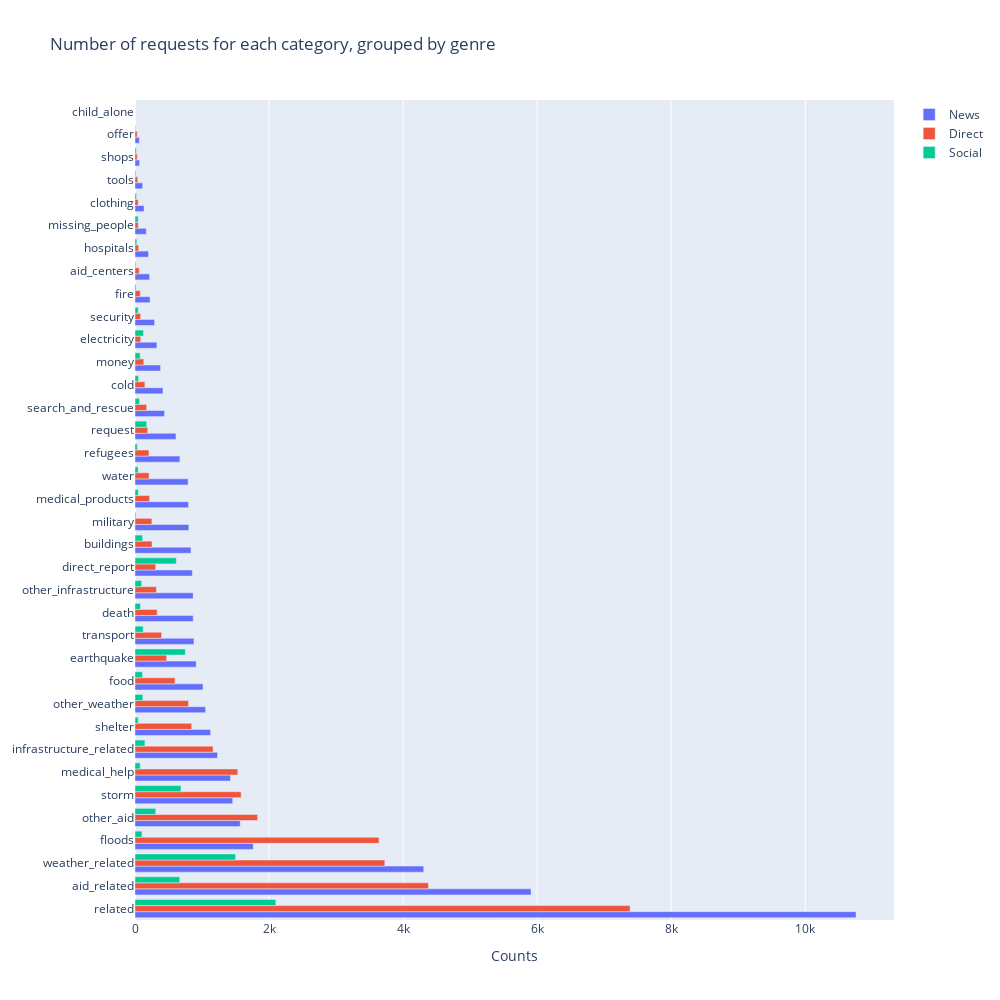

Write notebook code for a chart like this one.
### Code cell
# Define the data for the chart
news = go.Bar(
    y=list(cate_genre_count.loc['news'].sort_values().index),
    x=cate_genre_count.loc['news'].sort_values().head(10,
    name='News',
    orientation='h'
)
"""direct = go.Bar(
    y=list(cate_genre_count.loc['news'].sort_values().index),
    x=cate_genre_count.loc['direct'].sort_values(),
    name='Direct',
    orientation='h'
)
social = go.Bar(
    y=list(cate_genre_count.loc['social'].sort_values().index),
    x=cate_genre_count.loc['social'].sort_values(),
    name='Social',
    orientation='h'
)
data = [news, direct, social]"""

# Define the layout for the chart
layout = go.Layout(
    title='Number of requests for each category, grouped by genre',
    barmode='group',
    xaxis=dict(title='Counts'),
    width = 1000,
    height = 1000
)

fig = go.Figure(data=data, layout=layout)
fig.show()

### Figure 1 — Plotly figure (JSON) as saved in the notebook; plotly's stock layout.template omitted (floating-point values rounded to 4 significant figures)
{"data": [{"name": "News", "orientation": "h", "type": "bar", "x": [10758, 5909, 4308, 1764, 1570, 1458, 1425, 1231, 1128, 1054, 1015, 912, 880, 868, 867, 856, 835, 803, 798, 792, 670, 611, 441, 418, 381, 327, 292, 225, 218, 202, 168, 135, 114, 68, 65, 0], "y": ["related", "aid_related", "weather_related", "floods", "other_aid", "storm", "medical_help", "infrastructure_related", "shelter", "other_weather", "food", "earthquake", "transport", "death", "other_infrastructure", "direct_report", "buildings", "military", "medical_products", "water", "refugees", "request", "search_and_rescue", "cold", "money", "electricity", "security", "fire", "aid_centers", "hospitals", "missing_people", "clothing", "tools", "shops", "offer", "child_alone"]}, {"name": "Direct", "orientation": "h", "type": "bar", "x": [0, 33, 33, 41, 47, 49, 54, 63, 78, 84, 86, 131, 148, 175, 189, 208, 210, 217, 252, 254, 309, 320, 330, 397, 472, 597, 798, 846, 1165, 1534, 1584, 1829, 3641, 3727, 4378, 7387], "y": ["child_alone", "offer", "shops", "tools", "clothing", "missing_people", "hospitals", "aid_centers", "fire", "security", "electricity", "money", "cold", "search_and_rescue", "request", "refugees", "water", "medical_products", "military", "buildings", "direct_report", "other_infrastructure", "death", "transport", "earthquake", "food", "other_weather", "shelter", "infrastructure_related", "medical_help", "storm", "other_aid", "floods", "weather_related", "aid_related", "related"]}, {"name": "Social", "orientation": "h", "type": "bar", "x": [0, 7, 12, 13, 13, 16, 19, 23, 27, 35, 46, 47, 48, 49, 49, 52, 67, 77, 77, 82, 99, 104, 112, 113, 117, 122, 127, 148, 175, 310, 616, 667, 686, 751, 1501, 2101], "y": ["child_alone", "offer", "tools", "military", "aid_centers", "fire", "shops", "clothing", "hospitals", "refugees", "water", "missing_people", "security", "medical_products", "shelter", "cold", "search_and_rescue", "medical_help", "money", "death", "other_infrastructure", "floods", "food", "buildings", "other_weather", "transport", "electricity", "infrastructure_related", "request", "other_aid", "direct_report", "aid_related", "storm", "earthquake", "weather_related", "related"]}], "layout": {"barmode": "group", "height": 1000, "title": {"text": "Number of requests for each category, grouped by genre"}, "width": 1000, "xaxis": {"title": {"text": "Counts"}}}}
